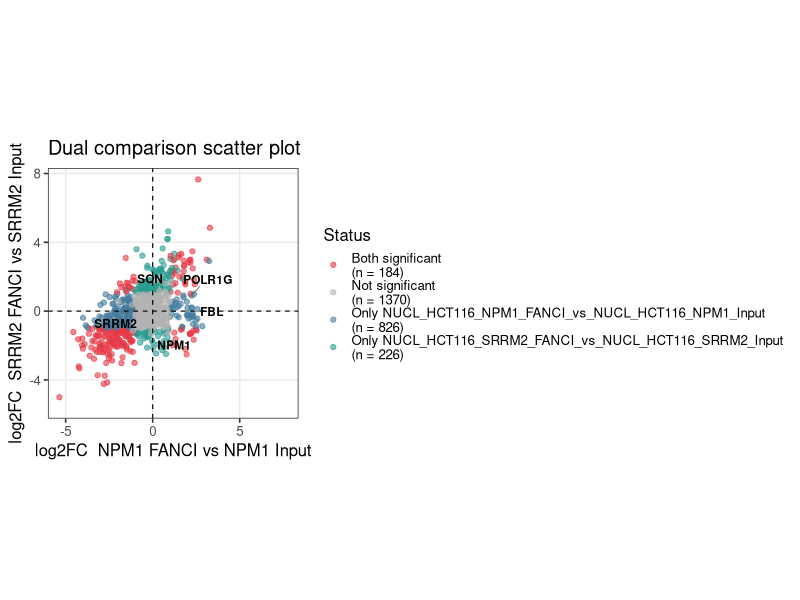
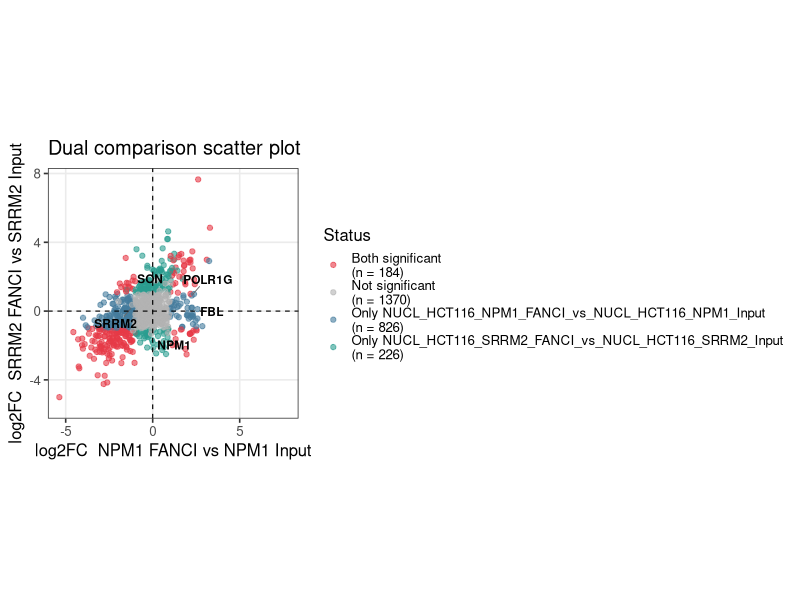

These figures' R source, in order:
## ---- chunk 1
library(tidyverse)
library(ggrepel)
# setwd("path/to/data")  # folder with the input tables (see header)
df <- read_tsv("dual_comparison_NUCL_HCT116_NPM1_FANCI_vs_NUCL_HCT116_NPM1_Input_and_NUCL_HCT116_SRRM2_FANCI_vs_NUCL_HCT116_SRRM2_Input.tsv")
## ---- chunk 2

# Rename columns for convenience
colnames(df)[colnames(df) == "log2FC_NUCL_HCT116_NPM1_FANCI_vs_NUCL_HCT116_NPM1_Input"]   <- "x"
colnames(df)[colnames(df) == "log2FC_NUCL_HCT116_SRRM2_FANCI_vs_NUCL_HCT116_SRRM2_Input"] <- "y"

# Genes to label
genes_to_label <- c("NPM1", "SRRM2", "FBL", "SON", "POLR2A", "POLR1G", "NOL10")

# Count points per status (for labels), excluding NAs on either axis
status_counts <- df %>%
  filter(!is.na(x) | !is.na(y)) %>%
  count(status) %>%
  mutate(label = paste0(status, "\n(n = ", n, ")"))

# Merge counts back for legend labels
df <- df %>%
  left_join(status_counts %>% select(status, label), by = "status")

# Define colors per status
status_colors <- c(
  "Both significant"                                          = "#E63946",
  "Only NUCL_HCT116_NPM1_FANCI_vs_NUCL_HCT116_NPM1_Input"   = "#457B9D",
  "Only NUCL_HCT116_SRRM2_FANCI_vs_NUCL_HCT116_SRRM2_Input" = "#2A9D8F",
  "Not significant"                                           = "grey70"
)

# Build label-to-color mapping
label_colors <- setNames(
  status_colors[status_counts$status],
  status_counts$label
)

# Subset of rows to label
df_labels <- df %>%
  filter(name %in% genes_to_label, !is.na(x), !is.na(y))

# Plot (Not significant first so colored points render on top)
df_ordered <- df %>%
  arrange(status == "Not significant")
## ---- chunk 3
p <- ggplot(df_ordered, aes(x = x, y = y, color = label)) +
  geom_point(alpha = 0.6, size = 1.5, na.rm = TRUE) +
  geom_text_repel(
    data        = df_labels,
    aes(label   = name),
    color       = "black",
    size        = 3,
    fontface    = "bold",
    box.padding = 0.5,
    max.overlaps = Inf,
    segment.color = "grey40",
    segment.size  = 0.3
  ) +
  scale_color_manual(values = label_colors, name = "Status") +
  geom_hline(yintercept = 0, linetype = "dashed", color = "black", linewidth = 0.4) +
  geom_vline(xintercept = 0, linetype = "dashed", color = "black", linewidth = 0.4) +
  labs(
    x     = "log2FC  NPM1 FANCI vs NPM1 Input",
    y     = "log2FC  SRRM2 FANCI vs SRRM2 Input",
    title = "Dual comparison scatter plot"
  ) +
  theme_bw(base_size = 12) +
  theme(
    legend.position  = "right",
    legend.key.size  = unit(0.5, "cm"),
    panel.grid.minor = element_blank()
  ) + theme(aspect.ratio=1)

print(p)
ggsave("protein_srrm2_vs_nucleoli.pdf")
